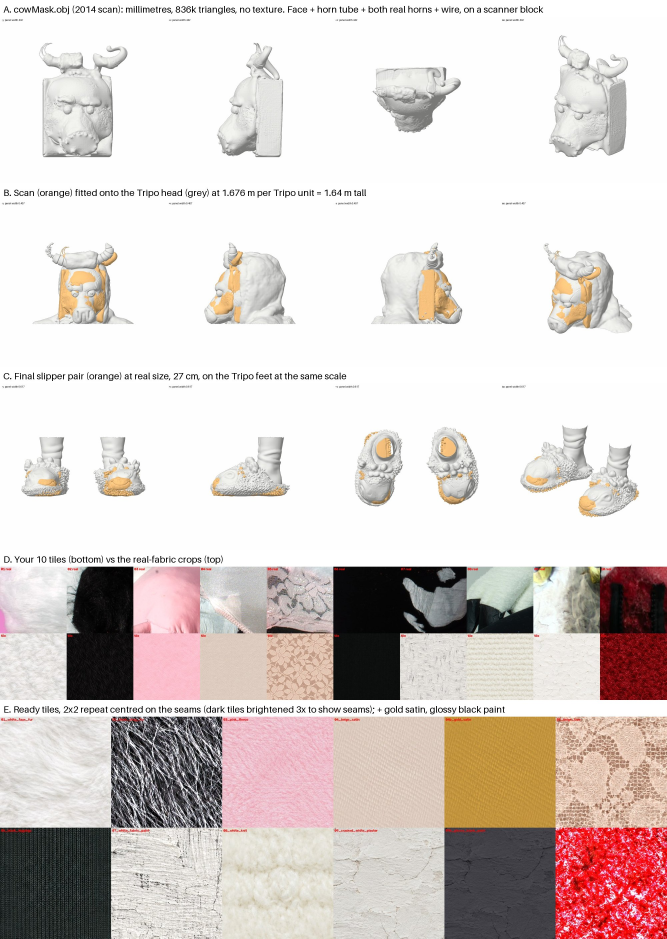
#> input picture Misanthropic_Cow_Full_Body/checkpoints/CHECKPOINT_1_scan_scale_slippers_tiles.jpg, 2000 x 2816 px (shown at 1/3 size)
$ python fix_front_view.py ../checkpoints/CHECKPOINT_1_scan_scale_slippers_tiles.jpg ../checkpoints/CHECKPOINT_2_swaps_decimation.jpg ../checkpoints/CHECKPOINT_2_swaps_decimation.jpg
#> lines starting #> are read from the running program, lines starting #| are printed output that depends on the picture
"""Deterministic proportion fixes on the approved front view (no AI redraw).

python3 -I fix_front_view.py <in.png> <out.png> <straight-on head photo>
- long horn (image right) replaced by the real horn cut out of a straight-on head photo
  (reference/REF_J_head_front_on_new_photo.webp)
- legs (leggings only, between the hoof tips and the slipper tops) stretched so floor-to-crotch
  matches the original shoot; the slippers are moved down unchanged
Coordinates are for Gemini's 848x1264 front view (round 2) and are rescaled for other sizes.
"""
import sys
import numpy as np, cv2
from PIL import Image

src, dst = sys.argv[1], sys.argv[2]
a = np.asarray(Image.open(src).convert("RGB")).astype(np.float32)
H, W, _ = a.shape
#> H = 2816; W = 2000
kx, ky = W / 848, H / 1264
#> kx = 2.36; ky = 2.23
BG = np.median(np.concatenate([a[:20, :20].reshape(-1, 3), a[:20, -20:].reshape(-1, 3)]), 0)
#> BG = [255, 255, 255]

# ---- 1. long horn: replace Gemini's horn with the real one from a straight-on head photo ----
# Gemini kept drawing it 1.6-3x too big and the wrong shape; scaling it looked pasted on, and
# the horn from original-shoot photo 3 is seen at an angle. Seen straight on, the horn goes out
# sideways and hooks up near the tip. Sizes use the rigid mask as the ruler: mask width at eye
# level is 315 px in REF_J and 132 px here (both photos give the same horn size).
REAL = sys.argv[3]
bx0, by0, bx1, by1 = int(463 * kx), int(30 * ky), int(600 * kx), int(160 * ky)
#> bx0 = 1091; by0 = 66; bx1 = 1415; by1 = 356
box = a[by0:by1, bx0:bx1]
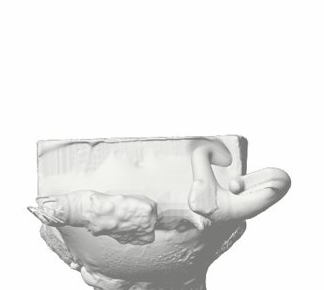
#> box: shape (290, 324, 3) float32; mean R, G, B 234, 234.1, 233.2
hsv = cv2.cvtColor(box.astype(np.uint8), cv2.COLOR_RGB2HSV).astype(np.float32)
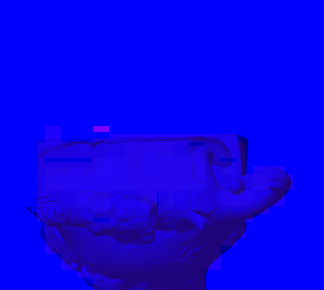
#> hsv: shape (290, 324, 3) float32; mean R, G, B 10.4, 1.1, 234.1
yel = (hsv[..., 0] > 15) & (hsv[..., 0] < 40) & (hsv[..., 1] > 70)
#> yel: shape (290, 324) bool; every value is 0
old = yel | ((hsv[..., 2] < 110) & (cv2.dilate(yel.astype(np.uint8), np.ones((9, 9), np.uint8)) > 0))
old = cv2.dilate(old.astype(np.uint8), np.ones((9, 9), np.uint8)).astype(np.float32)
#> old: shape (290, 324) float32; every value is 0
old[:, :int(4 * kx)] = 0                              # leave the bolster's edge alone
erase = np.zeros((H, W), np.float32); erase[by0:by1, bx0:bx1] = cv2.GaussianBlur(old, (0, 0), 1.5)
#> after `erase[by0:by1, bx0:bx1] = cv2.GaussianBlur(old, (0, 0), 1.5)`: erase: shape (2816, 2000) float32; every value is 0
out = a * (1 - erase[..., None]) + BG * erase[..., None]
# fill the gap under the old horn root (between bolster fur and background)
gap = np.zeros((H, W), np.uint8); gap[int(136 * ky):int(158 * ky), int(461 * kx):int(474 * kx)] = 255
out = cv2.inpaint(np.clip(out, 0, 255).astype(np.uint8), gap, 5, cv2.INPAINT_TELEA).astype(np.float32)

r = np.asarray(Image.open(REAL).convert("RGB")).astype(np.float32)
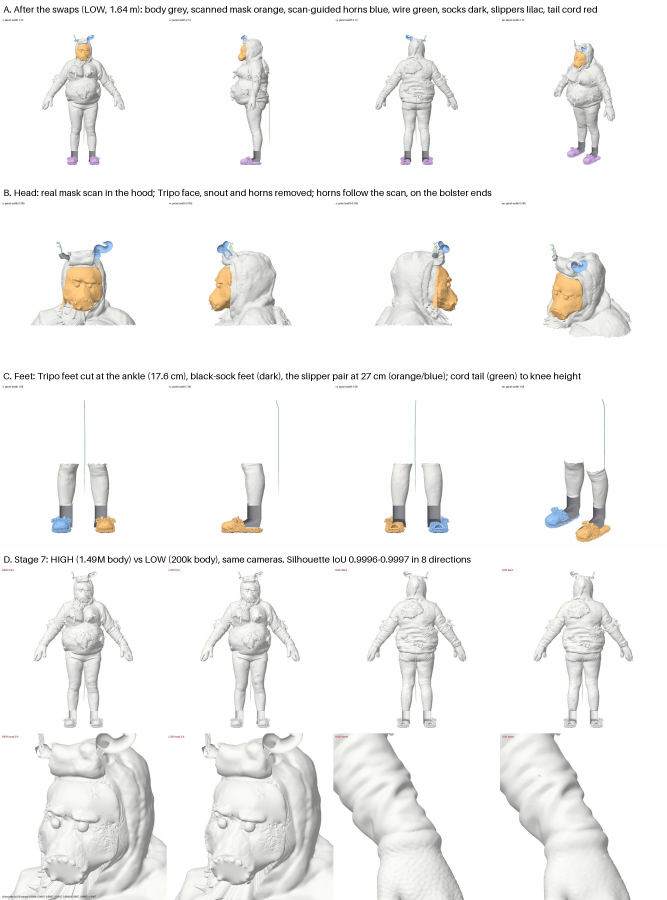
#> input picture Misanthropic_Cow_Full_Body/checkpoints/CHECKPOINT_2_swaps_decimation.jpg, 2000 x 2700 px (shown at 1/3 size)
rx0, ry0, rx1, ry1 = 547, 85, 694, 222                # long horn in REF_J, from the bolster edge out
hc = r[ry0:ry1, rx0:rx1]
#> hc: shape (137, 147, 3) float32; every value is 254
hh = cv2.cvtColor(hc.astype(np.uint8), cv2.COLOR_RGB2HSV).astype(np.float32)
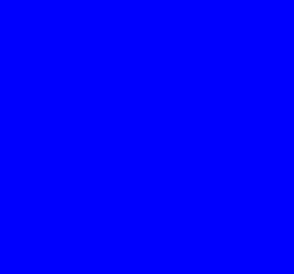
#> hh: shape (137, 147, 3) float32 (shown 2 times larger); mean R, G, B 0, 0, 254
ry = (hh[..., 0] > 15) & (hh[..., 0] < 40) & (hh[..., 1] > 70)
#> ry: shape (137, 147) bool; every value is 0
rm = ry | ((hh[..., 2] < 90) & (hh[..., 1] < 110) & (cv2.dilate(ry.astype(np.uint8), np.ones((11, 11), np.uint8)) > 0))
rm = cv2.morphologyEx(rm.astype(np.uint8), cv2.MORPH_CLOSE, np.ones((7, 7), np.uint8))
n, lab, st, _ = cv2.connectedComponentsWithStats(rm)
#> lab: shape (137, 147) int32; every value is 0
#> n = 1; st = [[0, 0, 147, 137, 20139]]
#> (the run stopped early here; a loop or call above may not have finished)
